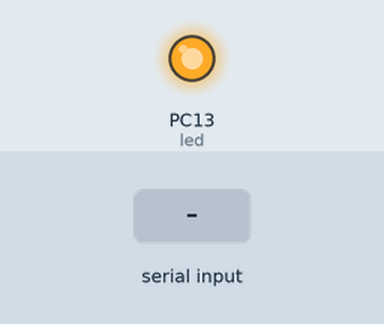
A sketch run on a simulated STM32 Blue Pill. On the bench: output pins drawn as LEDs (lit = HIGH). Inputs (shaded band) come from the test bench. What the sketch prints to the serial monitor is not drawn.

Above: at 1.2 s.
1.3 s: "1" received over the second serial link
Timing chart, 0 to 4.3 s (numbered marks = the images above; inputs shaded):
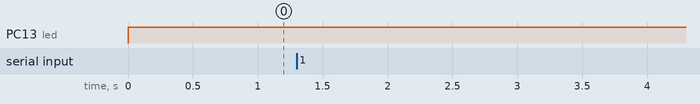

The sketch:

Teste_Communication_Slave.ino
```cpp
// ------------------------------ CORES DISPLAY ST7789 RGB 565 E 888 -------------------------------

uint16_t blue_battery = 0x16BB;         //0x15D9E2
uint16_t green_battery = 0x9669;        //0x9AD24D
uint16_t yellow_battery = 0xEF02;       //0xF4E317
uint16_t yellowed_battery = 0xF523;     //0xF7A619
uint16_t orange_battery = 0xEB84;       //0xF67423
uint16_t red_battery = 0xEA69;          //0xEF4D4F
uint16_t charge_battery = 0x1F01;       //0x1AE510

uint16_t januaryColor = 0x21D1;         //0x27398F
uint16_t februeryColor = 0x0B35;        //0x0B69B1
uint16_t marchColor = 0x14D1;           //0x189B8D
uint16_t aprilColor = 0x5DD1;           //0x5FBC8C
uint16_t mayColor = 0xF5AA;             //0xF8B958
uint16_t juneColor = 0xF4A6;            //0xE49837
uint16_t julyColor = 0xD264;            //0xDE5028
uint16_t augustColor = 0xD8E4;          //0xE02028
uint16_t septemberColor = 0xE0CB;       //0xE91B5B
uint16_t octoberColor = 0xB8EC;         //0xBE1D69
uint16_t novemberColor = 0x3232;        //0x344698
uint16_t decemberColor = 0x296F;        //0x31307E

uint16_t nixieColor = 0xEAEA;           //0xF16057

uint16_t wifi_level3 = 0x16BB;          //0x15D9E2
uint16_t wifi_level2 = 0x053D;          //0x04A7F2
uint16_t wifi_level1 = 0x0B35;          //0x0B69B1

uint16_t wifi_off3 = 0x9CF3;            //0x9F9F9F
uint16_t wifi_off2 = 0x7BEF;            //0x7E7E7E
uint16_t wifi_off1 = 0x52AA;            //0x555555

uint16_t springMenu = 0x9669;           //0x9AD24D
uint16_t summerMenu = 0xFF06;           //0xFFE437
uint16_t autumnMenu = 0xFDA0;           //0xFFB801
uint16_t winterMenu = 0x8E3D;           //0x90CAEF
uint16_t seasonMenu;

uint16_t drizzleColor = 0xCF5E;         //0xD0EEFD
uint16_t rainColor = 0x8E3D;            //0x90CAEF
uint16_t sunColor = 0xFF06;             //0xFFE437

uint16_t whiteScript = 0xFFFF;          //0xFFFFFF
uint16_t redScript = 0xEA69;            //0xEF4D4F
uint16_t yellowScript = 0xFDA0;         //0xFFB801
uint16_t greenScript = 0x1F01;          //0x1AE510
uint16_t blueScript = 0x0B35;           //0x0B69B1
uint16_t blackScript = 0x0000;          //0x000000

uint16_t redAjust = 0xD8E4;             //0xE02028

uint16_t background1 = 0x31A6;          //0x373737
uint16_t background2 = 0xFFFF;          //0xFFFFFF

uint16_t temperatureColor1 = 0xEBE8;    //0xF18148
uint16_t temperatureColor2 = 0xD12B;    //0xDE2662

uint16_t humidityColor1 = 0x25B9;       //0x25B7D0
uint16_t humidityColor2 = 0x929A;       //0x9A54D8

uint16_t pressureColor1 = 0x76A7;       //0x76DA41
uint16_t pressureColor2 = 0x1DF2;       //0x1EC099

uint16_t luxColor1 = 0xFF06;            //0xFFE437
uint16_t luxColor2 = 0xFDA0;            //0xFFB801

// Include the required Wire library for I2C<br>#include <Wire.h>

//int* prt;

#define led PC13

#include <SoftwareSerial.h>

SoftwareSerial mySerial (PB6, PB7);

void setup() {
  Serial.begin(115200);
  Serial.println("oi");
  mySerial.begin(38400);
  pinMode(led, OUTPUT);
}

void loop() {
  if (mySerial.available()) {
    Serial.write(mySerial.read());
  }
  if (mySerial.available()) {
    mySerial.write(Serial.read());
  }
  if (mySerial == 1) {
    digitalWrite(led, HIGH);
  }
  if (mySerial == 2) {
    digitalWrite(led, LOW);
  }
}
```

Measured:
- after the input at 1.3 s, every drawn part: stays the same
